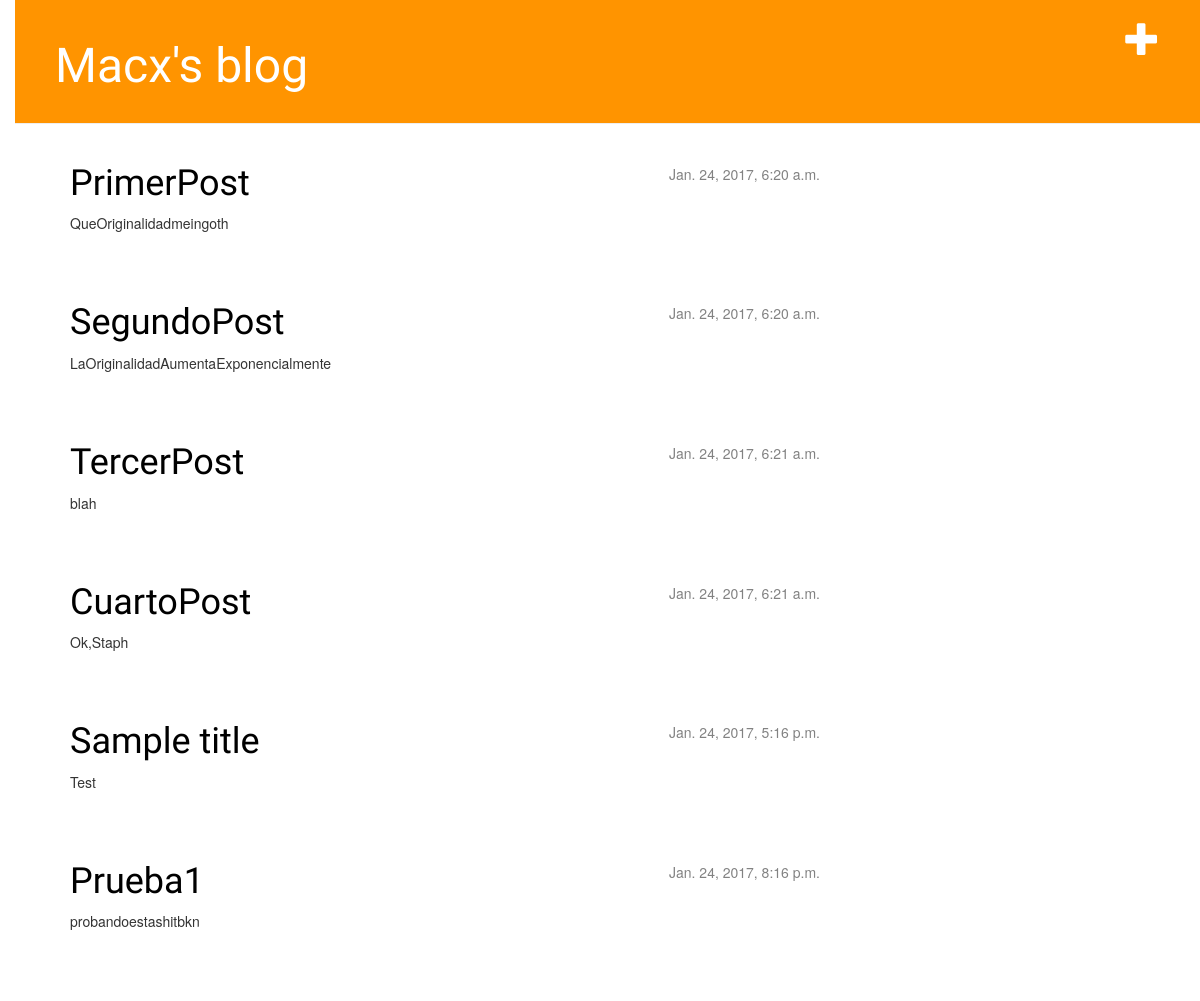
Before: / with the older database file.
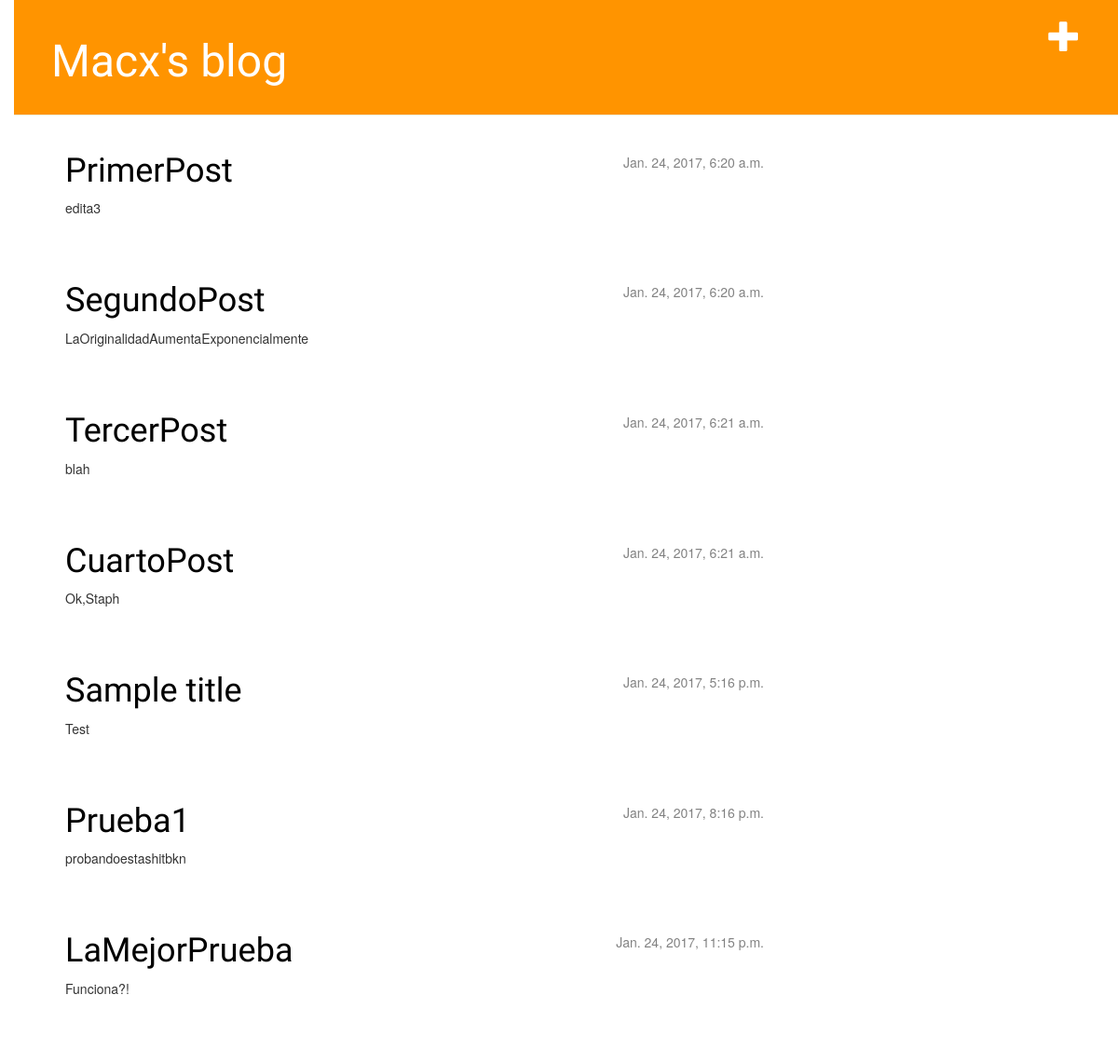
After: the same page with the newer database file.
### blog/models.py (models this page shows, shortened)
class Post(models.Model):
	author = models.ForeignKey('auth.User')
	title = models.CharField(max_length=200)
	text = models.TextField()
	created_date = models.DateTimeField(
		default=timezone.now)
	published_date = models.DateTimeField(
		blank=True, null=True)

### blog/views.py (the view)
# urls.py: url(r'^$', views.post_list),
def post_list(request):
	posts = Post.objects.filter(published_date__lte=timezone.now()).order_by('published_date')
	return render(request, 'blog/post_list.html', {'posts': posts})

### blog/templates/blog/post_list.html (shortened to what this page needs)
   {% extends 'blog/base.html' %}
    {% block content %}
        {% for post in posts %}
            <div class="post">
                <div class="date">
                    {{ post.published_date }}
                </div>
                <h1><a href="{% url 'blog.views.post_detail' pk=post.pk %}">{{ post.title }}</a></h1>
                <p>{{ post.text|linebreaksbr }}</p>
            </div>
        {% endfor %}
    {% endblock content %}
<!--{% load staticfiles %}

### blog/templates/blog/base.html (shortened to what this page needs)
{% load staticfiles %}
<html>
    <head>
        <link rel="stylesheet" href="//maxcdn.bootstrapcdn.com/bootstrap/3.2.0/css/bootstrap.min.css">
        <link rel="stylesheet" href="//maxcdn.bootstrapcdn.com/bootstrap/3.2.0/css/bootstrap-theme.min.css">
        <link rel="stylesheet" href="{% static 'css/blog.css' %}">
    </head>
    <body>
        <body>
        <div class="page-header">
        <a href="{% url 'blog.views.post_new' %}" class="top-menu"><span class="glyphicon glyphicon-plus"></span></a>
            <h1><a href="/">Macx's blog</a></h1>
        </div>
        <div class="content container">
            <div class="row">
                <div class="col-md-8">
                {% block content %}
                {% endblock %}
                </div>
            </div>
        </div>
    </body>
    </body>
</html>

### blog/static/css/blog.css (style rules this page uses)
.page-header { background-color: #ff9400; margin-top: 0; padding: 20px 20px 20px 40px; }
.page-header h1, .page-header h1 a, .page-header h1 a:visited, .page-header h1 a:active { color: #ffffff; font-size: 36pt; text-decoration: none; }
.content { margin-left: 40px; }
h1, h2, h3, h4 { font-family: 'Lobster', cursive; }
.date { float: right; color: #828282; }
.top-menu, .top-menu:hover, .top-menu:visited { color: #ffffff; float: right; font-size: 26pt; margin-right: 20px; }
.post { margin-bottom: 70px; }
.post h1 a, .post h1 a:visited { color: #000000; }
body { padding-left: 15px; }

Changed rows visible on the page:
changed Post "PrimerPost": text "QueOriginalidadmeingoth" → "edita3"
added Post: published_date "Jan. 24, 2017, 11:15 p.m.", title "LaMejorPrueba", text "Funciona?!"
